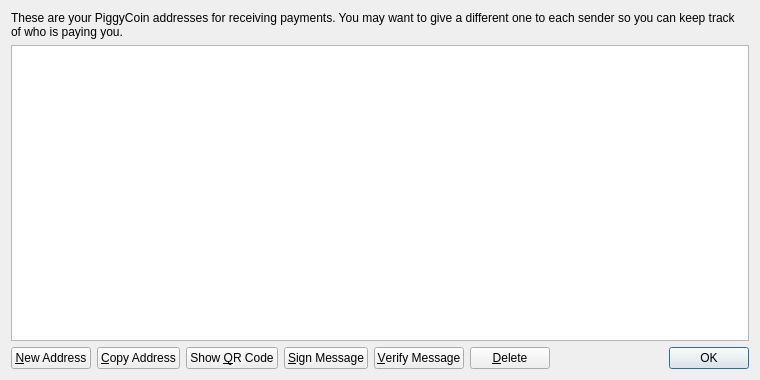
<?xml version="1.0" encoding="UTF-8"?>
<ui version="4.0">
 <class>AddressBookPage</class>
 <widget class="QWidget" name="AddressBookPage">
  <property name="geometry">
   <rect>
    <x>0</x>
    <y>0</y>
    <width>760</width>
    <height>380</height>
   </rect>
  </property>
  <property name="windowTitle">
   <string>Address Book</string>
  </property>
  <layout class="QVBoxLayout" name="verticalLayout">
   <item>
    <widget class="QLabel" name="labelExplanation">
     <property name="text">
      <string>These are your PiggyCoin addresses for receiving payments. You may want to give a different one to each sender so you can keep track of who is paying you.</string>
     </property>
     <property name="textFormat">
      <enum>Qt::PlainText</enum>
     </property>
     <property name="wordWrap">
      <bool>true</bool>
     </property>
    </widget>
   </item>
   <item>
    <widget class="QTableView" name="tableView">
     <property name="contextMenuPolicy">
      <enum>Qt::CustomContextMenu</enum>
     </property>
     <property name="toolTip">
      <string>Double-click to edit address or label</string>
     </property>
     <property name="tabKeyNavigation">
      <bool>false</bool>
     </property>
     <property name="alternatingRowColors">
      <bool>true</bool>
     </property>
     <property name="selectionMode">
      <enum>QAbstractItemView::SingleSelection</enum>
     </property>
     <property name="selectionBehavior">
      <enum>QAbstractItemView::SelectRows</enum>
     </property>
     <property name="sortingEnabled">
      <bool>true</bool>
     </property>
     <attribute name="verticalHeaderVisible">
      <bool>false</bool>
     </attribute>
    </widget>
   </item>
   <item>
    <layout class="QHBoxLayout" name="horizontalLayout">
     <item>
      <widget class="QPushButton" name="newAddressButton">
       <property name="toolTip">
        <string>Create a new address</string>
       </property>
       <property name="text">
        <string>&amp;New Address</string>
       </property>
       <property name="icon">
        <iconset resource="../bitcoin.qrc">
         <normaloff>:/icons/add</normaloff>:/icons/add</iconset>
       </property>
      </widget>
     </item>
     <item>
      <widget class="QPushButton" name="copyToClipboard">
       <property name="toolTip">
        <string>Copy the currently selected address to the system clipboard</string>
       </property>
       <property name="text">
        <string>&amp;Copy Address</string>
       </property>
       <property name="icon">
        <iconset resource="../bitcoin.qrc">
         <normaloff>:/icons/editcopy</normaloff>:/icons/editcopy</iconset>
       </property>
      </widget>
     </item>
     <item>
      <widget class="QPushButton" name="showQRCode">
       <property name="text">
        <string>Show &amp;QR Code</string>
       </property>
       <property name="icon">
        <iconset resource="../bitcoin.qrc">
         <normaloff>:/icons/qrcode</normaloff>:/icons/qrcode</iconset>
       </property>
      </widget>
     </item>
     <item>
      <widget class="QPushButton" name="signMessage">
       <property name="toolTip">
        <string>Sign a message to prove you own a Bitcoin address</string>
       </property>
       <property name="text">
        <string>&amp;Sign Message</string>
       </property>
       <property name="icon">
        <iconset resource="../bitcoin.qrc">
         <normaloff>:/icons/edit</normaloff>:/icons/edit</iconset>
       </property>
      </widget>
     </item>
     <item>
      <widget class="QPushButton" name="verifyMessage">
       <property name="toolTip">
        <string>Verify a message to ensure it was signed with a specified Bitcoin address</string>
       </property>
       <property name="text">
        <string>&amp;Verify Message</string>
       </property>
       <property name="icon">
        <iconset resource="../bitcoin.qrc">
         <normaloff>:/icons/transaction_0</normaloff>:/icons/transaction_0</iconset>
       </property>
      </widget>
     </item>
     <item>
      <widget class="QPushButton" name="deleteButton">
       <property name="toolTip">
        <string>Delete the currently selected address from the list. Only sending addresses can be deleted.</string>
       </property>
       <property name="text">
        <string>&amp;Delete</string>
       </property>
       <property name="icon">
        <iconset resource="../bitcoin.qrc">
         <normaloff>:/icons/remove</normaloff>:/icons/remove</iconset>
       </property>
      </widget>
     </item>
     <item>
      <spacer name="horizontalSpacer">
       <property name="orientation">
        <enum>Qt::Horizontal</enum>
       </property>
       <property name="sizeHint" stdset="0">
        <size>
         <width>40</width>
         <height>20</height>
        </size>
       </property>
      </spacer>
     </item>
     <item>
      <widget class="QDialogButtonBox" name="buttonBox">
       <property name="sizePolicy">
        <sizepolicy hsizetype="Maximum" vsizetype="Fixed">
         <horstretch>0</horstretch>
         <verstretch>0</verstretch>
        </sizepolicy>
       </property>
       <property name="standardButtons">
        <set>QDialogButtonBox::Ok</set>
       </property>
      </widget>
     </item>
    </layout>
   </item>
  </layout>
 </widget>
 <resources>
  <include location="../bitcoin.qrc"/>
 </resources>
 <connections/>
</ui>
